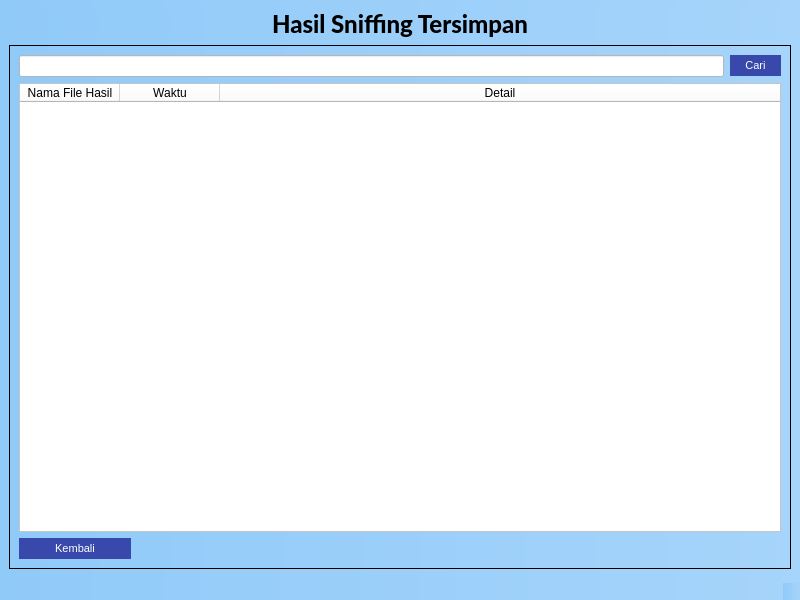
<?xml version="1.0" encoding="UTF-8"?>
<ui version="4.0">
 <class>MainWindow</class>
 <widget class="QMainWindow" name="MainWindow">
  <property name="geometry">
   <rect>
    <x>0</x>
    <y>0</y>
    <width>800</width>
    <height>600</height>
   </rect>
  </property>
  <property name="windowTitle">
   <string>MainWindow</string>
  </property>
  <property name="styleSheet">
   <string notr="true">background-color: qlineargradient(spread:pad, x1:0, y1:0, x2:1, y2:0, stop:0 #90caf9, stop:1 #a6d4fa);</string>
  </property>
  <widget class="QWidget" name="centralwidget">
   <layout class="QVBoxLayout" name="verticalLayout">
    <item>
     <widget class="QLabel" name="label">
      <property name="maximumSize">
       <size>
        <width>16777215</width>
        <height>120</height>
       </size>
      </property>
      <property name="font">
       <font>
        <family>Lato Heavy</family>
        <pointsize>18</pointsize>
       </font>
      </property>
      <property name="text">
       <string>Hasil Sniffing Tersimpan</string>
      </property>
      <property name="alignment">
       <set>Qt::AlignCenter</set>
      </property>
     </widget>
    </item>
    <item>
     <widget class="QFrame" name="frame">
      <property name="frameShape">
       <enum>QFrame::StyledPanel</enum>
      </property>
      <property name="frameShadow">
       <enum>QFrame::Raised</enum>
      </property>
      <layout class="QVBoxLayout" name="verticalLayout_3">
       <item>
        <layout class="QGridLayout" name="gridLayout">
         <item row="0" column="0">
          <widget class="QLineEdit" name="inputCari">
           <property name="styleSheet">
            <string notr="true">background-color: rgb(255, 255, 255);</string>
           </property>
          </widget>
         </item>
         <item row="0" column="1">
          <widget class="QPushButton" name="cariBtn">
           <property name="styleSheet">
            <string notr="true">padding: 4px 15px;
    font-size: 11px;
    text-align: center;
    cursor: pointer;
    outline: none;
    color: #fff;
    background-color: #3949AB;
    border: none;
    border-radius: 15px;
    box-shadow: 0 9px #999;</string>
           </property>
           <property name="text">
            <string>Cari</string>
           </property>
          </widget>
         </item>
        </layout>
       </item>
       <item>
        <widget class="QTableWidget" name="tableWidget">
         <property name="styleSheet">
          <string notr="true">background-color: rgb(255, 255, 255);</string>
         </property>
         <attribute name="horizontalHeaderCascadingSectionResizes">
          <bool>true</bool>
         </attribute>
         <attribute name="horizontalHeaderStretchLastSection">
          <bool>true</bool>
         </attribute>
         <column>
          <property name="text">
           <string>Nama File Hasil</string>
          </property>
         </column>
         <column>
          <property name="text">
           <string>Waktu</string>
          </property>
         </column>
         <column>
          <property name="text">
           <string>Detail</string>
          </property>
         </column>
        </widget>
       </item>
       <item>
        <layout class="QHBoxLayout" name="horizontalLayout_2">
         <item>
          <widget class="QPushButton" name="kembaliBtn">
           <property name="styleSheet">
            <string notr="true">padding: 4px 15px;
    font-size: 11px;
    text-align: center;
    cursor: pointer;
    outline: none;
    color: #fff;
    background-color: #3949AB;
    border: none;
    border-radius: 15px;
    box-shadow: 0 9px #999;</string>
           </property>
           <property name="text">
            <string>Kembali</string>
           </property>
           <property name="icon">
            <iconset>
             <normaloff>resource/1x/Asset 2.png</normaloff>resource/1x/Asset 2.png</iconset>
           </property>
          </widget>
         </item>
         <item>
          <spacer name="horizontalSpacer">
           <property name="orientation">
            <enum>Qt::Horizontal</enum>
           </property>
           <property name="sizeType">
            <enum>QSizePolicy::Maximum</enum>
           </property>
           <property name="sizeHint" stdset="0">
            <size>
             <width>650</width>
             <height>20</height>
            </size>
           </property>
          </spacer>
         </item>
        </layout>
       </item>
      </layout>
     </widget>
    </item>
   </layout>
  </widget>
  <widget class="QMenuBar" name="menubar">
   <property name="geometry">
    <rect>
     <x>0</x>
     <y>0</y>
     <width>800</width>
     <height>21</height>
    </rect>
   </property>
  </widget>
  <widget class="QStatusBar" name="statusbar"/>
 </widget>
 <resources/>
 <connections/>
</ui>
